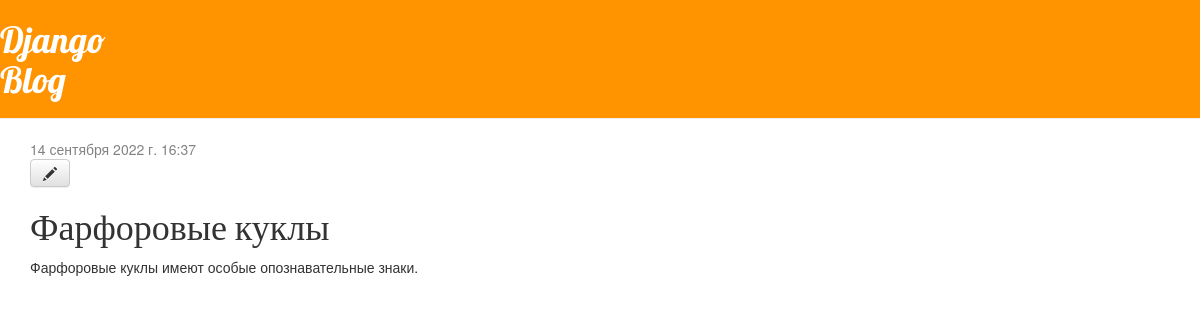
The app's page /post/1/ with its own data.
### blog/models.py (models this page shows, shortened)
class Post(models.Model):
    author = models.ForeignKey(settings.AUTH_USER_MODEL, on_delete = models.CASCADE)
    title = models.CharField(max_length = 200)
    text = models.TextField()
    created_date = models.DateTimeField(default = timezone.now)
    published_date = models.DateTimeField(blank = True, null = True)

### blog/views.py (the view)
# urls.py: path('post/<int:pk>/', views.post_detail, name = 'post_detail'),
def post_detail(request, pk):
    post = get_object_or_404(Post, pk=pk)
    return render(request, 'blog/post_detail.html', {'post': post})

### blog/templates/blog/post_detail.html
{% extends 'blog/base.html' %}
{% block content %}
    <div class = "post">
        {% if post.published_date %}
            <div class = "date">
                {{ post.published_date }}
            </div>
        {% endif %}
        <a class="btn btn-default" href="{% url 'post_edit' pk=post.pk %}"><span class="glyphicon glyphicon-pencil"></span></a>
        <h1>{{ post.title }}</h1>
        <p>{{ post.text|linebreaksbr }}</p>
    </div>
{% endblock %}

### blog/static/css/blog.css (style rules this page uses)
h1, h2, h3, h4 { font-family: 'Lobster', cursive; }
.date { color: #828282; }

### records on screen
Post: published_date "14 сентября 2022 г. 16:37", title "Фарфоровые куклы", text "Фарфоровые куклы имеют особые опознавательные знаки."
